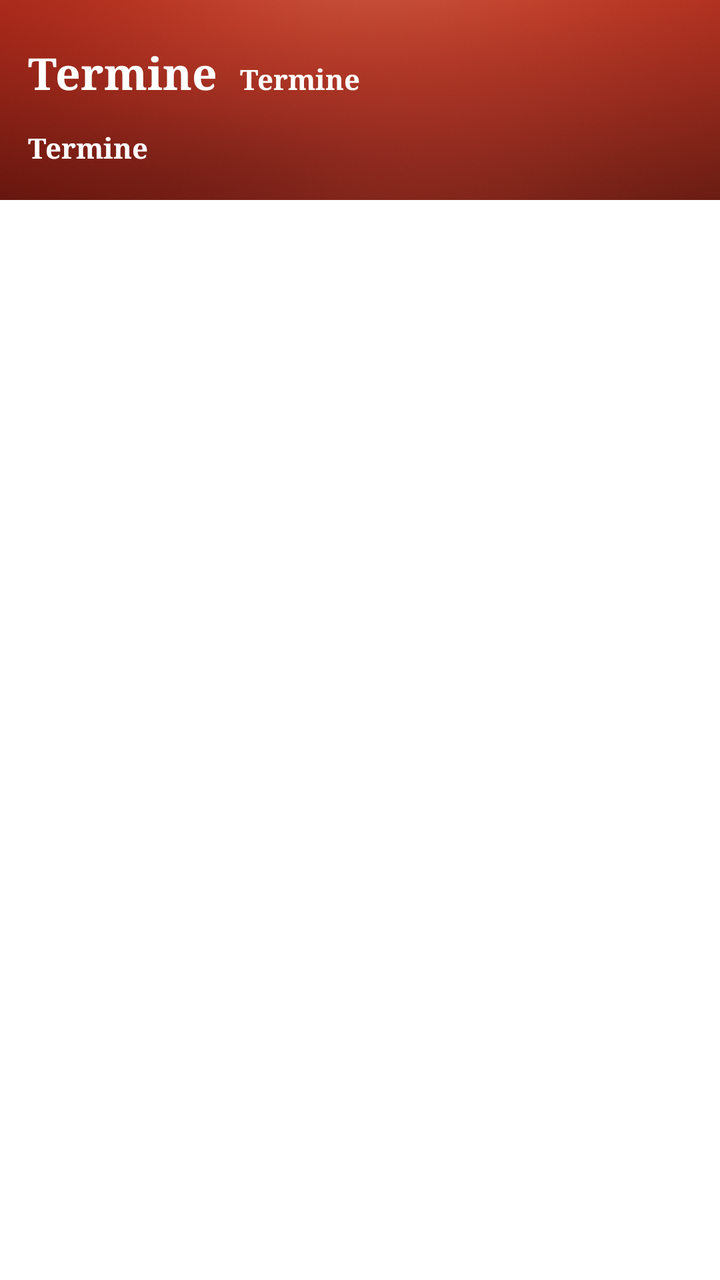
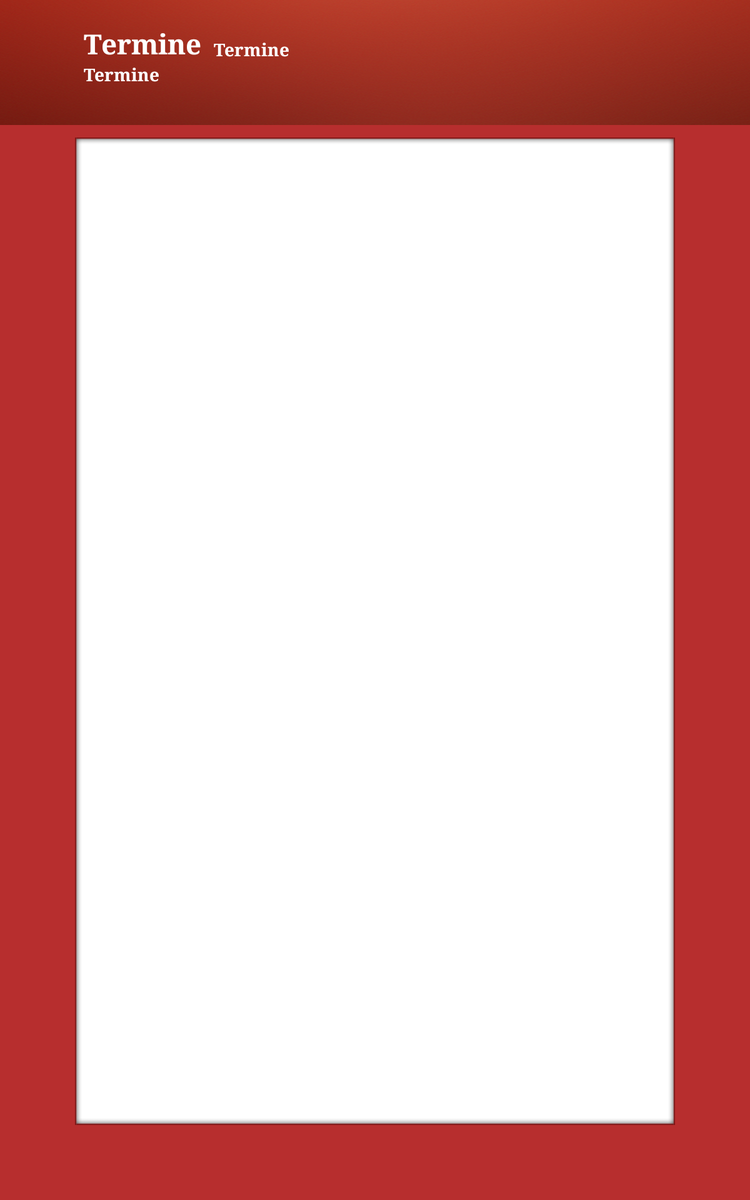

The same Android screen from two of the app's own layout files: first res/layout/ as a phone draws it, then the author's variant for another configuration, drawn on a device whose configuration selects that folder. Both files follow.
<!-- AndroidManifest.xml: application theme CustomActionBarTheme -->
<!-- res/layout/single_teacher_view.xml -->
<?xml version="1.0" encoding="utf-8"?>
<RelativeLayout xmlns:android="http://schemas.android.com/apk/res/android"
    android:layout_width="wrap_content"
    android:layout_height="match_parent"
    android:background="@color/white"
    android:gravity="center" >
    
    <ImageView
        android:id="@+id/account_title_background"
        android:layout_width="match_parent"
        android:layout_height="100dp"
        android:layout_alignParentTop="true"
        android:layout_centerHorizontal="true"
        android:contentDescription="@string/desc_account_bg"
        android:scaleType="centerCrop"
        android:src="@drawable/acc_bg" />

    <TextView
        android:id="@+id/appointments_number"
        android:layout_width="wrap_content"
        android:layout_height="wrap_content"
        android:layout_alignParentRight="true"
        android:layout_alignTop="@+id/profile_lastname"
        android:layout_marginRight="33dp"
        android:paddingRight="18dp"
        android:textAppearance="?android:attr/textAppearanceLarge"
        android:textColor="@color/white"
        android:textStyle="bold"
        android:typeface="serif" />

    <TextView
        android:id="@+id/subjecttxt"
        android:layout_width="wrap_content"
        android:layout_height="wrap_content"
        android:layout_alignParentLeft="true"
        android:layout_below="@+id/nametxt"
        android:layout_marginLeft="14dp"
        android:layout_marginTop="13dp"
        android:paddingRight="18dp"
        android:text="@string/appointments"
        android:textAppearance="?android:attr/textAppearanceSmall"
        android:textColor="@color/white"
        android:textStyle="bold"
        android:typeface="serif" />

    <TextView
        android:id="@+id/nametxt"
        android:layout_width="wrap_content"
        android:layout_height="wrap_content"
        android:layout_alignBaseline="@+id/surnametxt"
        android:layout_alignBottom="@+id/surnametxt"
        android:layout_alignLeft="@+id/subjecttxt"
        android:text="@string/appointments"
        android:textAppearance="?android:attr/textAppearanceLarge"
        android:textColor="@color/white"
        android:textStyle="bold"
        android:typeface="serif" />

    <TextView
        android:id="@+id/surnametxt"
        android:layout_width="wrap_content"
        android:layout_height="wrap_content"
        android:layout_below="@+id/appointments_number"
        android:layout_marginLeft="11dp"
        android:layout_toRightOf="@+id/nametxt"
        android:text="@string/appointments"
        android:textAppearance="?android:attr/textAppearanceSmall"
        android:textColor="@color/white"
        android:textStyle="bold"
        android:typeface="serif" />

    <ListView
        android:id="@android:id/list"
        android:layout_width="match_parent"
        android:layout_height="match_parent"
        android:layout_alignParentLeft="true"
        android:layout_below="@+id/account_title_background"
        android:background="@color/white" >

    </ListView>

 <TextView
     android:id="@+id/notimelisttxt"
     android:layout_width="match_parent"
     android:layout_height="wrap_content"
     android:layout_centerInParent="true"
     android:gravity="center_horizontal"
     android:text="@string/nolistview"
     android:textAppearance="?android:attr/textAppearanceLarge"
     android:visibility="invisible" />

</RelativeLayout>
<!-- resources referenced by this layout -->
<resources>
  <color name="white">#FFFFFF</color>
  <!-- drawable acc_bg: png bitmap (drawable-xhdpi, 498097 bytes) -->
  <string name="appointments">Termine</string>
  <string name="desc_account_bg">Accout Background</string>
  <string name="nolistview">Dieser Lehrer hat leider keine freien Termine mehr.</string>
  <style name="CustomActionBarTheme" parent="@style/AppBaseTheme">
          <item name="android:actionBarStyle">@style/MyActionBar</item>
         
          <item name="android:actionMenuTextColor">@color/white</item>
      </style>
  <style name="AppBaseTheme" parent="android:Theme.Light">
          
           <item name="android:windowContentOverlay">@drawable/ab_solid_shadow_holo</item>
      </style>
  <style name="MyActionBar" parent="@android:style/Widget.Holo.ActionBar">
           <item name="android:titleTextStyle">@style/MyActionBarTitleText</item>
           <item name="android:background">@color/dark_gray</item>
            
      </style>
  <style name="MyActionBarTitleText" parent="@android:style/TextAppearance.Holo.Widget.ActionBar.Title">
          <item name="android:textColor">@color/white</item> 
      </style>
  <color name="dark_gray">#1d1919</color>
</resources>
<!-- res/layout-sw600dp/single_teacher_view.xml (the author's variant of the layout above) -->
<!-- drawn on a 7-inch tablet held upright -->
<?xml version="1.0" encoding="utf-8"?>
<RelativeLayout xmlns:android="http://schemas.android.com/apk/res/android"
    android:layout_width="match_parent"
    android:layout_height="match_parent"
    android:background="@color/background" >

    <ImageView
        android:id="@+id/account_title_background"
        android:layout_width="match_parent"
        android:layout_height="100dp"
        android:layout_alignParentTop="true"
        android:layout_centerHorizontal="true"
        android:contentDescription="@string/desc_account_bg"
        android:scaleType="centerCrop"
        android:src="@drawable/acc_bg" />

    <TextView
        android:id="@+id/appointments_number"
        android:layout_width="wrap_content"
        android:layout_height="wrap_content"
        android:layout_alignParentRight="true"
        android:layout_alignTop="@+id/profile_lastname"
        android:layout_marginRight="33dp"
        android:paddingRight="18dp"
        android:textAppearance="?android:attr/textAppearanceLarge"
        android:textColor="@color/white"
        android:textStyle="bold"
        android:typeface="serif" />

    <RelativeLayout
        android:layout_width="match_parent"
        android:layout_height="match_parent"
        android:layout_below="@+id/account_title_background"
        android:paddingBottom="50dp"
        android:paddingLeft="50dp"
        android:paddingRight="50dp" >

        <ImageView
            android:id="@+id/imageView3"
            android:layout_width="fill_parent"
            android:layout_height="fill_parent"
            android:layout_alignParentBottom="true"
            android:layout_alignTop="@+id/linearLayout1"
            android:layout_centerHorizontal="true"
            android:layout_margin="10dp"
            android:adjustViewBounds="true"
            android:scaleType="fitXY"
            android:src="@drawable/list_main_bg" />

        <ImageView
            android:id="@+id/imageView2"
            android:layout_width="match_parent"
            android:layout_height="wrap_content"
            android:layout_alignParentBottom="true"
            android:layout_centerHorizontal="true"
            android:layout_margin="10dp"
            android:adjustViewBounds="true"
            android:scaleType="fitXY"
            android:src="@drawable/list_bot_bg" />

        <RelativeLayout
            android:id="@+id/linearLayout1"
            android:layout_width="match_parent"
            android:layout_height="match_parent"
            android:layout_above="@+id/imageView2"
            android:layout_alignParentLeft="true"
            android:background="@android:color/transparent"
            android:orientation="horizontal" >

            <ImageView
                android:id="@+id/imageView1"
                android:layout_width="wrap_content"
                android:layout_height="wrap_content"
                android:layout_alignParentLeft="true"
                android:layout_alignParentRight="true"
                android:layout_alignParentTop="true"
                android:layout_margin="10dp"
                android:layout_marginBottom="0dp"
                android:adjustViewBounds="true"
                android:scaleType="fitXY"
                android:src="@drawable/list_top" />
        </RelativeLayout>

        <ListView
            android:id="@android:id/list"
            android:layout_width="match_parent"
            android:layout_height="wrap_content"
            android:layout_alignBottom="@+id/imageView3"
            android:layout_alignTop="@+id/imageView3"
            android:layout_marginLeft="10dp"
            android:layout_marginRight="10dp"
            android:fadingEdge="vertical" />

        <TextView
            android:id="@+id/notimelisttxt"
            android:layout_width="match_parent"
            android:layout_height="wrap_content"
            android:layout_alignParentLeft="true"
            android:layout_alignTop="@+id/imageView3"
            android:layout_marginTop="267dp"
            android:gravity="center_horizontal"
            android:text="@string/nolistview"
            android:textAppearance="?android:attr/textAppearanceLarge"
            android:visibility="invisible" />

    </RelativeLayout>

    <TextView
        android:id="@+id/subjecttxt"
        android:layout_width="wrap_content"
        android:layout_height="wrap_content"
        android:layout_alignParentLeft="true"
        android:layout_below="@+id/nametxt"
        android:layout_marginLeft="67dp"
        android:paddingRight="18dp"
        android:text="@string/appointments"
        android:textAppearance="?android:attr/textAppearanceSmall"
        android:textColor="@color/white"
        android:textStyle="bold"
        android:typeface="serif" />

    <TextView
        android:id="@+id/nametxt"
        android:layout_width="wrap_content"
        android:layout_height="wrap_content"
        android:layout_alignBottom="@+id/surnametxt"
        android:layout_alignLeft="@+id/subjecttxt"
        android:text="@string/appointments"
        android:textAppearance="?android:attr/textAppearanceLarge"
        android:textColor="@color/white"
        android:textStyle="bold"
        android:typeface="serif" />

    <TextView
        android:id="@+id/surnametxt"
        android:layout_width="wrap_content"
        android:layout_height="wrap_content"
        android:paddingLeft="10dp"
        android:paddingBottom="1dp"
        android:layout_below="@+id/appointments_number"
        android:layout_toRightOf="@+id/nametxt"
        android:text="@string/appointments"
        android:textAppearance="?android:attr/textAppearanceSmall"
        android:textColor="@color/white"
        android:textStyle="bold"
        android:typeface="serif" />

</RelativeLayout>
<!-- resources referenced by the variant -->
<!-- as a 7-inch tablet held upright resolves them -->
<resources>
  <color name="background">#b72e2e</color>
  <color name="white">#FFFFFF</color>
  <!-- drawable acc_bg: png bitmap (drawable-xhdpi, 498097 bytes) -->
  <!-- drawable list_bot_bg: png bitmap (drawable, 2992 bytes) -->
  <!-- drawable list_main_bg: png bitmap (drawable, 2853 bytes) -->
  <!-- drawable list_top: png bitmap (drawable, 3019 bytes) -->
  <string name="appointments">Termine</string>
  <string name="desc_account_bg">Accout Background</string>
  <string name="nolistview">Dieser Lehrer hat leider keine freien Termine mehr.</string>
  <style name="CustomActionBarTheme" parent="@style/AppBaseTheme">
          <item name="android:actionBarStyle">@style/MyActionBar</item>
         
          <item name="android:actionMenuTextColor">@color/white</item>
      </style>
  <style name="AppBaseTheme" parent="android:Theme.Light">
          
           <item name="android:windowContentOverlay">@drawable/ab_solid_shadow_holo</item>
      </style>
  <style name="MyActionBar" parent="@android:style/Widget.Holo.ActionBar">
           <item name="android:titleTextStyle">@style/MyActionBarTitleText</item>
           <item name="android:background">@color/dark_gray</item>
            
      </style>
  <style name="MyActionBarTitleText" parent="@android:style/TextAppearance.Holo.Widget.ActionBar.Title">
          <item name="android:textColor">@color/white</item> 
      </style>
  <color name="dark_gray">#1d1919</color>
</resources>
